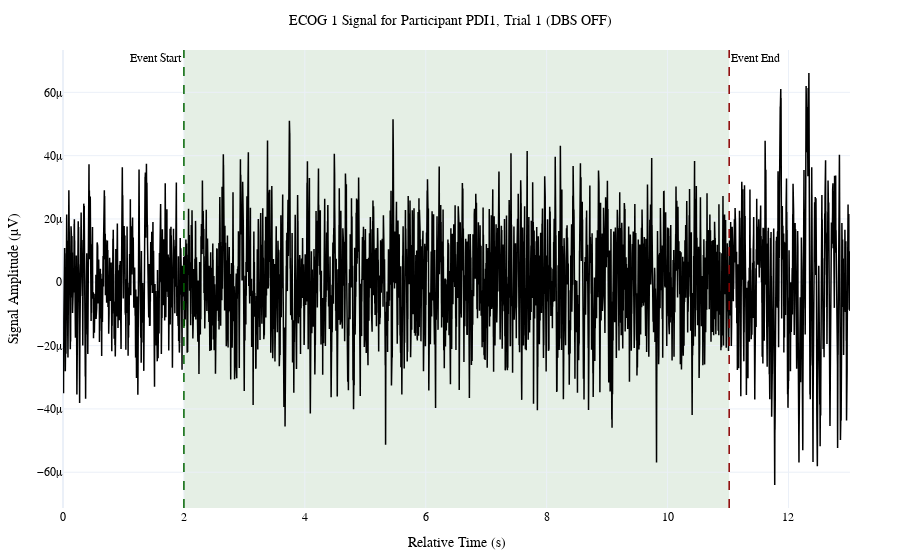

The notebook cell saved with this chart:
### Code cell
plot_trial_channel(
    participants,
    channel="ECOG_1",
    participant_id="PDI1",
    session=2,
    block=1,
    trial=1,
)

### Figure 1 — Plotly figure (JSON) as saved in the notebook; plotly's stock layout.template omitted (floating-point values rounded to 4 significant figures; data arrays with more than 128 entries replaced by an {"elided": "..."} marker saying what was removed)
{"data": [{"line": {"color": "black", "width": 1.5}, "mode": "lines", "name": "ECOG_1", "type": "scatter", "x": {"elided": "13019 float values"}, "y": {"elided": "13019 float values"}}], "layout": {"annotations": [{"showarrow": false, "text": "Event Start", "x": 2, "xanchor": "right", "xref": "x", "y": 1, "yanchor": "top", "yref": "y domain"}, {"showarrow": false, "text": "Event End", "x": 11.02, "xanchor": "left", "xref": "x", "y": 1, "yanchor": "top", "yref": "y domain"}], "font": {"color": "black", "family": "Times New Roman", "size": 12}, "margin": {"b": 50, "l": 50, "r": 50, "t": 50}, "shapes": [{"line": {"color": "darkgreen", "dash": "dash", "width": 1.5}, "type": "line", "x0": 2, "x1": 2, "xref": "x", "y0": 0, "y1": 1, "yref": "y domain"}, {"line": {"color": "darkred", "dash": "dash", "width": 1.5}, "type": "line", "x0": 11.02, "x1": 11.02, "xref": "x", "y0": 0, "y1": 1, "yref": "y domain"}, {"fillcolor": "rgba(0, 100, 0, 0.1)", "layer": "below", "line": {"width": 0}, "type": "rect", "x0": 2, "x1": 11.02, "xref": "x", "y0": 0, "y1": 1, "yref": "y domain"}], "showlegend": false, "title": {"font": {"size": 14}, "text": "ECOG 1 Signal for Participant PDI1, Trial 1 (DBS OFF)", "x": 0.5}, "xaxis": {"title": {"text": "Relative Time (s)"}}, "xaxis2": {"overlaying": "x", "range": [16.1, 29.12], "showticklabels": true, "side": "top", "title": {"text": "Absolute Time (s)"}, "visible": true}, "yaxis": {"title": {"text": "Signal Amplitude (µV)"}}}}
